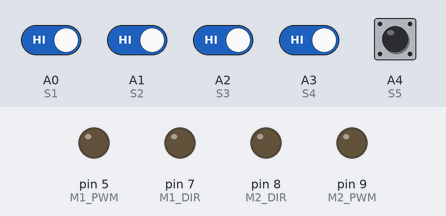
The sketch below on a simulated Arduino Uno, built with avr-gcc and run on an emulated ATmega328P. On the bench: output pins drawn as LEDs (lit = HIGH). Inputs (shaded band) come from the test bench; at power-on: A0 (S1), A1 (S2), A2 (S3), A3 (S4), A4 (S5) HIGH.

Above: at 1.2 s.
1.3 s: A0 (S1) driven LOW
At 2.0 s:
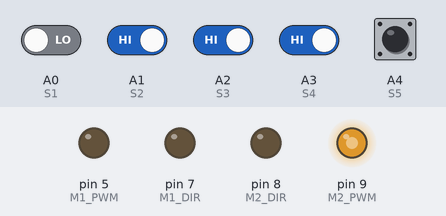
2.8 s: A1 (S2) driven LOW
At 3.2 s:
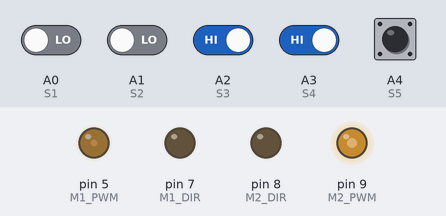
4.3 s: A1 (S2) driven HIGH and A2 (S3) driven LOW
At 5.5 s:
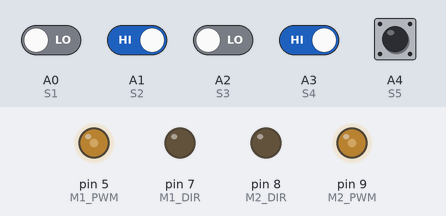
5.8 s: A3 (S4) driven LOW
At 6.7 s:
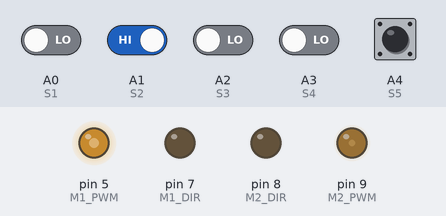
7.3 s: A3 (S4) driven HIGH
At 7.8 s:
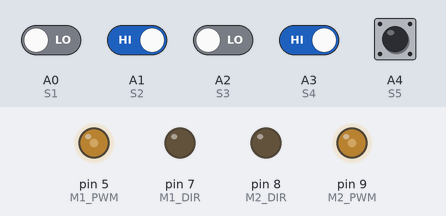
8.8 s: A2 (S3) driven HIGH
At 10.2 s:
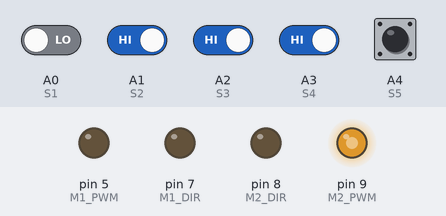
Timing chart, 0 to 11.3 s (numbered marks = the images above; inputs shaded):
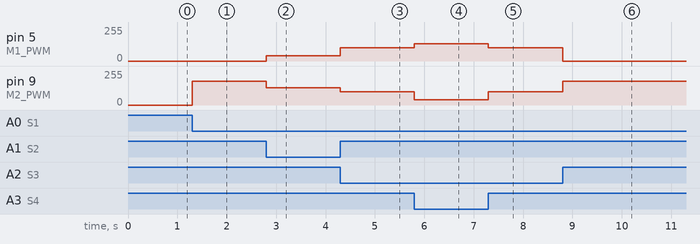

Measured:
- after the input at 1.3 s, pin 9 (M2_PWM): 0/255 → 180/255 at once
- after the input at 2.8 s, pin 5 (M1_PWM): 0/255 → 40/255 at once; pin 9 (M2_PWM): 180/255 → 130/255 at once
- after the input at 4.3 s, pin 5 (M1_PWM): 40/255 → 100/255 at once; pin 9 (M2_PWM): 130/255 → 100/255 at once
- after the input at 5.8 s, pin 5 (M1_PWM): 100/255 → 130/255 at once; pin 9 (M2_PWM): 100/255 → 40/255 at once
- after the input at 7.3 s, pin 5 (M1_PWM): 130/255 → 100/255 at once; pin 9 (M2_PWM): 40/255 → 100/255 at once
- after the input at 8.8 s, pin 5 (M1_PWM): 100/255 → 0/255 at once; pin 9 (M2_PWM): 100/255 → 180/255 at once

The sketch:

lf5ir.ino
```cpp
// senzori:
#define S1 A0
#define S2 A1
#define S3 A2
#define S4 A3
#define S5 A4

// motoare
#define M1_PWM 5
#define M1_DIR 7

#define M2_DIR 8
#define M2_PWM 9

// Viteza (0-255)
int viteza = 100;

void setup() {

  pinMode(S1, INPUT);
  pinMode(S2, INPUT);
  pinMode(S3, INPUT);
  pinMode(S4, INPUT);
  pinMode(S5, INPUT);

  pinMode(M1_PWM, OUTPUT);
  pinMode(M1_DIR, OUTPUT);

  pinMode(M2_PWM, OUTPUT);
  pinMode(M2_DIR, OUTPUT);

  stopMotoare();
}

void loop() {

  int s1 = digitalRead(S1);
  int s2 = digitalRead(S2);
  int s3 = digitalRead(S3);
  int s4 = digitalRead(S4);
  int s5 = digitalRead(S5);

  // Linie perfect pe centru
  if (s3 == 0 && s2 == 1 && s4 == 1) {
    vitezaMotoare(viteza, viteza);
  }

  // Ușor stânga
  else if (s2 == 0) {
    vitezaMotoare(40, viteza + 30);
  }

  // Ușor dreapta
  else if (s4 == 0) {
    vitezaMotoare(viteza + 30, 40);
  }

  // Curba puternică stânga
  else if (s1 == 0) {
    vitezaMotoare(0, 180);
  }

  // Curba puternică dreapta
  else if (s5 == 0) {
    vitezaMotoare(180, 0);
  }

  // Intersecție sau mai mulți senzori pe negru
  else if (s2 == 0 && s3 == 0 && s4 == 0) {
    vitezaMotoare(viteza, viteza);
  }

  // Linie pierdută
  else {
    stopMotoare();
  }
}

// =========================

void vitezaMotoare(int stanga, int dreapta) {

  digitalWrite(M1_DIR, LOW);
  digitalWrite(M2_DIR, LOW);

  analogWrite(M1_PWM, constrain(stanga, 0, 255));
  analogWrite(M2_PWM, constrain(dreapta, 0, 255));
}

void stopMotoare() {
  analogWrite(M1_PWM, 0);
  analogWrite(M2_PWM, 0);
}
```
